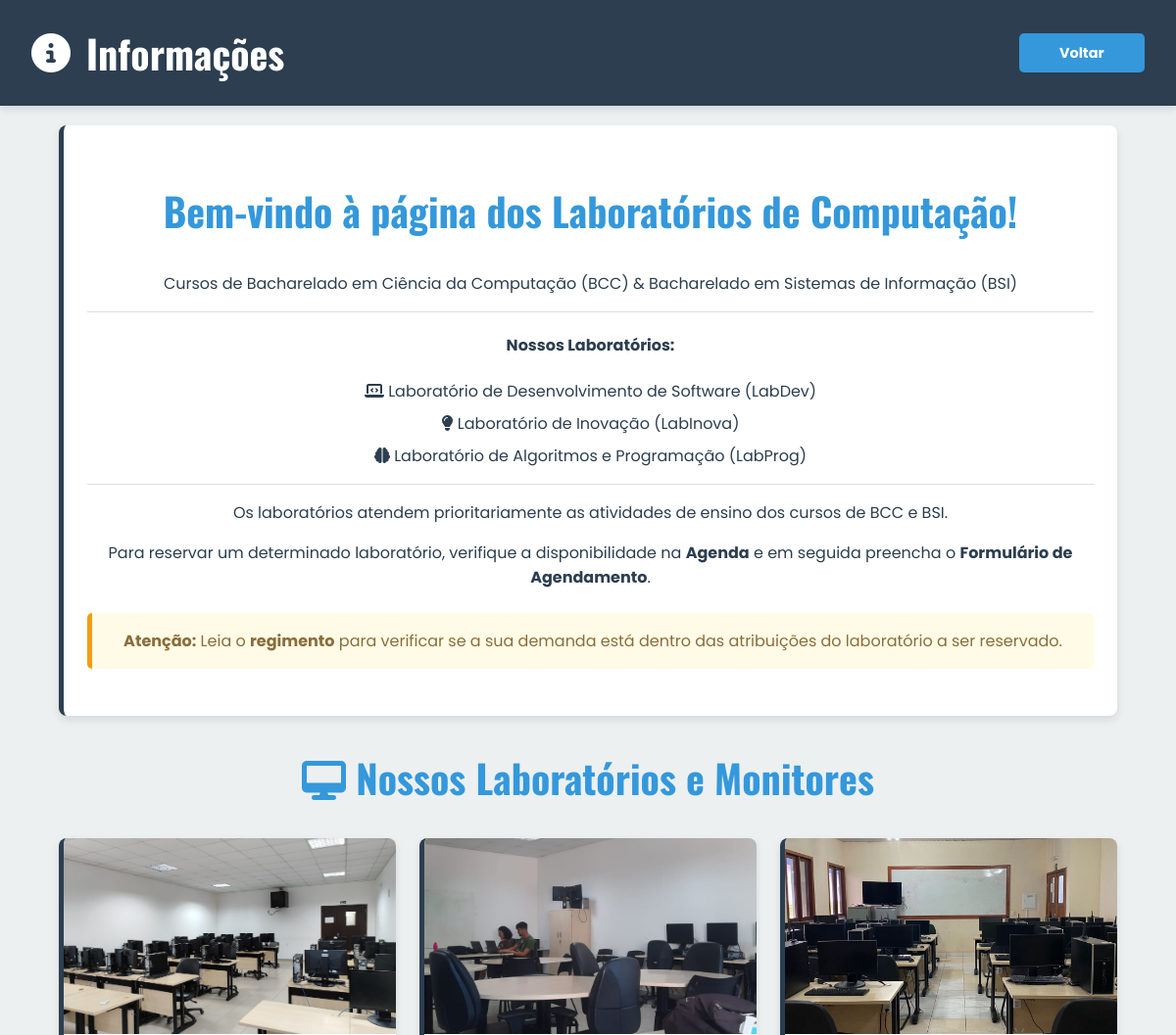
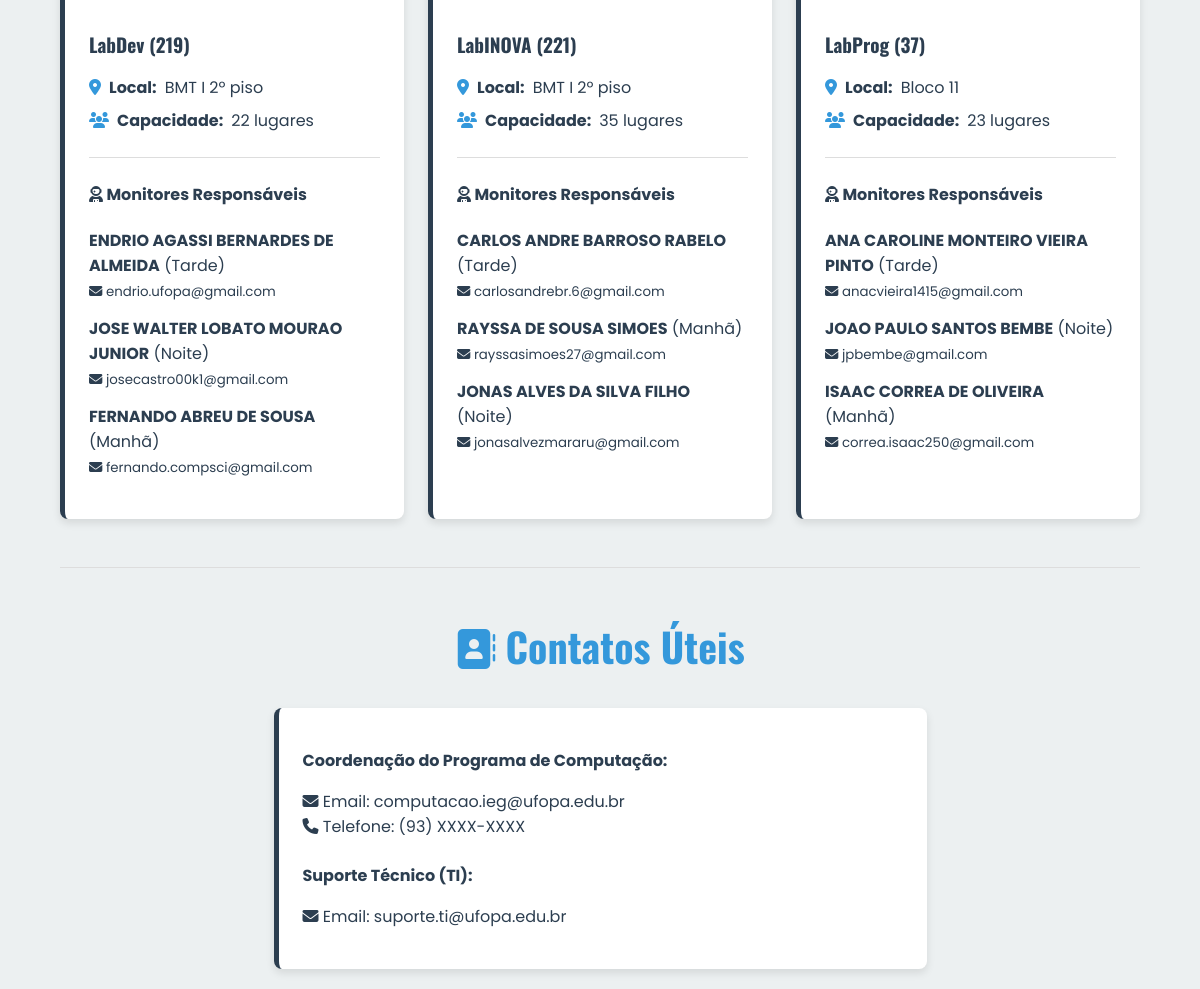
Screenshot of /informacoes.php with the database file from the repository (2 pictures, top to bottom).
### tables this page shows
CREATE TABLE `laboratorios` (
  `id` int(11) NOT NULL,
  `nome` varchar(100) NOT NULL,
  `capacidade` int(11) DEFAULT NULL,
  `numero` varchar(255) NOT NULL,
  `projetor` tinyint(1) NOT NULL DEFAULT 0,
  `localizacao` varchar(255) DEFAULT NULL,
  `foto_url` varchar(255) DEFAULT NULL
);

CREATE TABLE `monitores` (
  `id` int(11) NOT NULL,
  `nome` varchar(255) NOT NULL,
  `matricula` varchar(255) NOT NULL,
  `turno` varchar(50) NOT NULL,
  `laboratorio_id` int(11) NOT NULL,
  `email` varchar(255) NOT NULL,
  `telefone` varchar(20) DEFAULT NULL
);

### informacoes.php (the view, shortened to what this page needs)
<?php
require_once "db.php";
$labs = $conexao->query("SELECT * FROM laboratorios ORDER BY numero")->fetchAll(PDO::FETCH_ASSOC);
$monitores = $conexao->query(
    "SELECT m.nome, m.email, m.turno, m.laboratorio_id
     FROM monitores m"
)->fetchAll(PDO::FETCH_ASSOC);
$labs_com_monitores = [];
foreach ($labs as $lab) {
    $labs_com_monitores[$lab['id']] = $lab;
    $labs_com_monitores[$lab['id']]['monitores'] = [];
}
foreach ($monitores as $monitor) {
    if (isset($labs_com_monitores[$monitor['laboratorio_id']])) {
        $labs_com_monitores[$monitor['laboratorio_id']]['monitores'][] = $monitor;
    }
}
?>
<!DOCTYPE html>
<html lang="pt-br">
<head>
  <link rel="stylesheet" href="css/style.css?v=1.2">
  <link rel="stylesheet" href="https://cdnjs.cloudflare.com/ajax/libs/font-awesome/6.4.0/css/all.min.css">
</head>
<body>
  <div class="header">
    <h1><i class="fas fa-info-circle"></i> Informações</h1>
    <a href="index.php" class="btn">Voltar</a>
  </div>
  <div class="container">
    <div class="card" style="text-align: center; margin-bottom: 2rem; padding: 1.5rem;">
        <h2>Bem-vindo à página dos Laboratórios de Computação!</h2>
        <p>Cursos de Bacharelado em Ciência da Computação (BCC) & Bacharelado em Sistemas de Informação (BSI)</p>
        <hr style="margin: 1rem 0;">
        <h4>Nossos Laboratórios:</h4>
        <ul style="list-style: none; padding: 0; margin: 1rem 0;">
            <li style="margin-bottom: 0.5rem;"><i class="fas fa-laptop-code"></i> Laboratório de Desenvolvimento de Software (LabDev)</li>
            <li style="margin-bottom: 0.5rem;"><i class="fas fa-lightbulb"></i> Laboratório de Inovação (LabInova)</li>
            <li><i class="fas fa-brain"></i> Laboratório de Algoritmos e Programação (LabProg)</li>
        </ul>
        <hr style="margin: 1rem 0;">
        <p>Os laboratórios atendem prioritariamente as atividades de ensino dos cursos de BCC e BSI.</p>
        <p>Para reservar um determinado laboratório, verifique a disponibilidade na <a href="agenda.php"><strong>Agenda</strong></a> e em seguida preencha o <a href="agendamentos.php"><strong>Formulário de Agendamento</strong></a>.</p>
        <div class="alert" style="background-color: #fffbe6; border-left-color: #f39c12; color: #8a6d3b; margin-top: 1.5rem;">
            <strong>Atenção:</strong> Leia o <a href="regimento.php" target="_blank"><strong>regimento</strong></a> para verificar se a sua demanda está dentro das atribuições do laboratório a ser reservado.
        </div>
    </div>
    <h2><i class="fas fa-desktop"></i> Nossos Laboratórios e Monitores</h2>
    <div class="dashboard-cards">
        <?php foreach ($labs_com_monitores as $lab): ?>
            <div class="card" style="padding: 0; overflow: hidden;">
                <?php if (!empty($lab['foto_url'])): ?>
                    <img src="img/<?= htmlspecialchars($lab['foto_url']) ?>" alt="Foto do <?= htmlspecialchars($lab['nome']) ?>" class="lab-photo">
                <?php endif; ?>
                <div style="padding: 1.5rem;">
                    <h3><?= htmlspecialchars($lab['nome']) ?> (<?= $lab['numero'] ?>)</h3>
                    <div class="lab-info"><i class="fas fa-map-marker-alt"></i> <strong>Local:</strong> <?= htmlspecialchars($lab['localizacao']) ?></div>
                    <div class="lab-info"><i class="fas fa-users"></i> <strong>Capacidade:</strong> <?= htmlspecialchars($lab['capacidade']) ?> lugares</div>
                    <hr style="margin: 1.5rem 0;">
                    <h4><i class="fas fa-user-astronaut"></i> Monitores Responsáveis</h4>
                    <?php if (empty($lab['monitores'])): ?>
                        <p>Nenhum monitor cadastrado para este laboratório.</p>
                    <?php else: ?>
                        <ul style="list-style: none; padding-left: 0;">
                            <?php foreach ($lab['monitores'] as $monitor): ?>
                                <li style="margin-bottom: 0.8rem;">
                                    <strong><?= htmlspecialchars($monitor['nome']) ?></strong> (<?= ucfirst($monitor['turno']) ?>)<br>
                                    <small><i class="fas fa-envelope"></i> <?= htmlspecialchars($monitor['email']) ?></small>
                                </li>
                            <?php endforeach; ?>
                        </ul>
                    <?php endif; ?>
                </div>
            </div>
        <?php endforeach; ?>
    </div>
    <hr>
    <h2><i class="fas fa-address-book"></i> Contatos Úteis</h2>
    <div class="card" style="max-width: 600px; margin: 0 auto;">
        <p><strong>Coordenação do Programa de Computação:</strong></p>
        <ul style="list-style: none; padding-left: 0;">
            <li><i class="fas fa-envelope"></i> Email: <a href="mailto:computacao.ieg@ufopa.edu.br">computacao.ieg@ufopa.edu.br</a></li>
            <li><i class="fas fa-phone"></i> Telefone: (93) XXXX-XXXX</li>
        </ul>
        <p style="margin-top: 1.5rem;"><strong>Suporte Técnico (TI):</strong></p>
        <ul style="list-style: none; padding-left: 0;">
            <li><i class="fas fa-envelope"></i> Email: <a href="mailto:suporte.ti@ufopa.edu.br">suporte.ti@ufopa.edu.br</a></li>
        </ul>
    </div>
  </div>
</body>
</html>

### css/style.css (style rules this page uses)
:root { --primary: #3498db; --secondary: #2ecc71; --danger: #e74c3c; --light: #ecf0f1; --dark: #2c3e50; --white: #ffffff; --shadow: 0 4px 8px rgba(0, 0, 0, 0.1); }
body { font-family: 'Poppins', sans-serif; margin: 0; background-color: var(--light); color: var(--dark); }
.container { width: 90%; max-width: 1200px; margin: 0 auto; padding: 20px 0; }
h2 { text-align: center; margin-bottom: 2rem; font-size: 2.5rem; color: var(--primary); font-family: 'Oswald', sans-serif; }
h3 { margin: 0; font-size: 1.2rem; font-family: 'Oswald', sans-serif; }
a { text-decoration: none; color: inherit; }
.dashboard-cards { display: grid; grid-template-columns: repeat(auto-fit, minmax(300px, 1fr)); gap: 1.5rem; }
.card { background-color: var(--white); border-radius: 8px; padding: 1.5rem; box-shadow: var(--shadow); border-left: 5px solid; transition: transform 0.3s ease, box-shadow 0.3s ease; }
.card h3 { display: flex; align-items: center; gap: 0.8rem; margin-bottom: 1rem; color: var(--dark); }
.card .lab-info { margin-bottom: 0.5rem; display: flex; align-items: center; gap: 0.5rem; }
.card .lab-info i { color: var(--primary); }
.header { display: flex; justify-content: space-between; align-items: center; padding: 1.5rem 2rem; background-color: var(--dark); color: var(--white); box-shadow: var(--shadow); }
.header h1 { font-size: 2.5rem; margin: 0; display: flex; align-items: center; gap: 1rem; font-family: 'Oswald', sans-serif; }
hr { border: none; border-top: 1px solid #ddd; margin: 3rem 0; }
.btn, button[type="submit"] { cursor: pointer; padding: 0.6rem 1.2rem; border: none; border-radius: 5px; font-size: 0.9rem; font-weight: bold; text-align: center; transition: background-color 0.3s, transform 0.2s, box-shadow 0.3s; display: inline-flex; align-items: center; justify-content: center; gap: 0.5rem; min-width: 90px; }
.btn { background-color: var(--primary); color: var(--white); }
.alert { padding: 1rem; margin-bottom: 1.5rem; border-radius: 5px; border-left: 5px solid; }
.lab-photo { width: 100%; height: 200px; object-fit: cover; }

### rows the page displays
laboratorios: foto_url (picture), nome "LabDev", numero "219", localizacao "BMT I 2º piso", capacidade "22"
monitores: nome "ENDRIO AGASSI BERNARDES DE ALMEIDA", turno "Tarde", email "endrio.ufopa@gmail.com"
monitores: nome "JOSE WALTER LOBATO MOURAO JUNIOR", turno "Noite", email "josecastro00k1@gmail.com"
monitores: nome "FERNANDO ABREU DE SOUSA", turno "Manhã", email "fernando.compsci@gmail.com"
laboratorios: foto_url (picture), nome "LabINOVA", numero "221", localizacao "BMT I 2º piso", capacidade "35"
monitores: nome "CARLOS ANDRE BARROSO RABELO", turno "Tarde", email "carlosandrebr.6@gmail.com"
monitores: nome "RAYSSA DE SOUSA SIMOES", turno "Manhã", email "rayssasimoes27@gmail.com"
monitores: nome "JONAS ALVES DA SILVA FILHO", turno "Noite", email "jonasalvezmararu@gmail.com"
laboratorios: foto_url (picture), nome "LabProg", numero "37", localizacao "Bloco 11", capacidade "23"
monitores: nome "ANA CAROLINE MONTEIRO VIEIRA PINTO", turno "Tarde", email "anacvieira1415@gmail.com"
monitores: nome "JOAO PAULO SANTOS BEMBE", turno "Noite", email "jpbembe@gmail.com"
monitores: nome "ISAAC CORREA DE OLIVEIRA", turno "Manhã", email "correa.isaac250@gmail.com"
